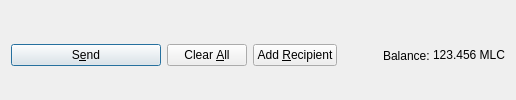
         <widget class="QFrame" name="frame_Send">
          <layout class="QHBoxLayout" name="horizontalLayout">
           <property name="bottomMargin">
            <number>0</number>
           </property>
           <item>
            <widget class="QPushButton" name="sendButton">
             <property name="minimumSize">
              <size>
               <width>150</width>
               <height>0</height>
              </size>
             </property>
             <property name="toolTip">
              <string>Confirm the send action</string>
             </property>
             <property name="text">
              <string>S&amp;end</string>
             </property>
             <property name="icon">
              <iconset resource="../masterleisurecoin.qrc">
               <normaloff>:/icons/send</normaloff>:/icons/send</iconset>
             </property>
             <property name="autoDefault">
              <bool>false</bool>
             </property>
             <property name="default">
              <bool>true</bool>
             </property>
            </widget>
           </item>
           <item>
            <widget class="QPushButton" name="clearButton">
             <property name="sizePolicy">
              <sizepolicy hsizetype="Minimum" vsizetype="Fixed">
               <horstretch>0</horstretch>
               <verstretch>0</verstretch>
              </sizepolicy>
             </property>
             <property name="toolTip">
              <string>Clear all fields of the form.</string>
             </property>
             <property name="text">
              <string>Clear &amp;All</string>
             </property>
             <property name="icon">
              <iconset resource="../masterleisurecoin.qrc">
               <normaloff>:/icons/remove</normaloff>:/icons/remove</iconset>
             </property>
             <property name="autoDefault">
              <bool>false</bool>
             </property>
            </widget>
           </item>
           <item>
            <widget class="QPushButton" name="addButton">
             <property name="toolTip">
              <string>Send to multiple recipients at once</string>
             </property>
             <property name="text">
              <string>Add &amp;Recipient</string>
             </property>
             <property name="icon">
              <iconset resource="../masterleisurecoin.qrc">
               <normaloff>:/icons/add</normaloff>:/icons/add</iconset>
             </property>
             <property name="autoDefault">
              <bool>false</bool>
             </property>
            </widget>
           </item>
           <item>
            <spacer name="horizontalSpacer">
             <property name="orientation">
              <enum>Qt::Horizontal</enum>
             </property>
             <property name="sizeHint" stdset="0">
              <size>
               <width>40</width>
               <height>20</height>
              </size>
             </property>
            </spacer>
           </item>
           <item>
            <layout class="QHBoxLayout" name="horizontalLayout_2">
             <property name="spacing">
              <number>3</number>
             </property>
             <item>
              <widget class="QLabel" name="label">
               <property name="text">
                <string>Balance:</string>
               </property>
              </widget>
             </item>
             <item>
              <widget class="QLabel" name="labelBalance">
               <property name="sizePolicy">
                <sizepolicy hsizetype="Preferred" vsizetype="Fixed">
                 <horstretch>0</horstretch>
                 <verstretch>0</verstretch>
                </sizepolicy>
               </property>
               <property name="cursor">
                <cursorShape>IBeamCursor</cursorShape>
               </property>
               <property name="text">
                <string notr="true">123.456 MLC</string>
               </property>
               <property name="textInteractionFlags">
                <set>Qt::LinksAccessibleByMouse|Qt::TextSelectableByKeyboard|Qt::TextSelectableByMouse</set>
               </property>
              </widget>
             </item>
            </layout>
           </item>
          </layout>
         </widget>
